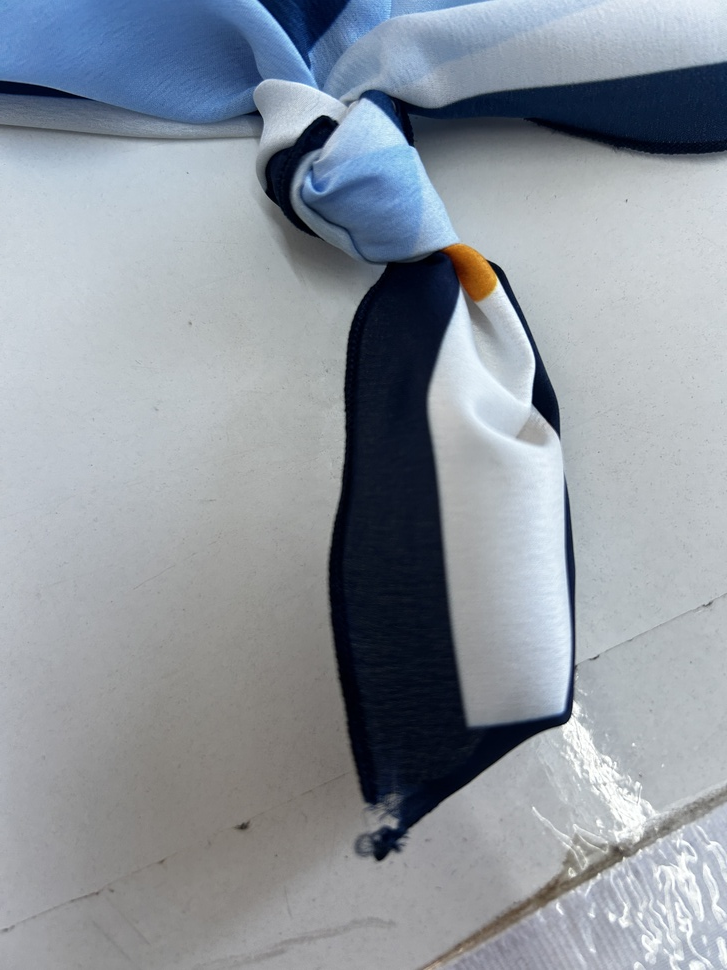
#> input picture data/images/IMG_2588 - Copie (2) - Copie.JPG, 727 x 970 px, shrunk from 3024 x 4032 before the run; its folder holds 4 pictures in this run
$ python drift.py   (older library calls are emulated)
#> lines starting #> are read from the running program, lines starting #| are printed output that depends on the picture
import cv2
import numpy as np
import json
import os
import glob

# Chemins
BASE_DIR = os.path.dirname(os.path.dirname(os.path.abspath(__file__)))
DRIFT_FILE = os.path.join(BASE_DIR, "drift", "reference.json")
DATA_DIR = os.path.join(BASE_DIR, "data", "images")

def get_image_properties(image_path):
    """Calcule la luminosité et le flou d'une image"""
    img = cv2.imread(image_path)
#> img is the input picture: shape (970, 727, 3); mean B, G, R 158.5, 149.7, 142.3
    if img is None: return None

    # 1. Luminosité (Moyenne des pixels gris)
    gray = cv2.cvtColor(img, cv2.COLOR_BGR2GRAY)
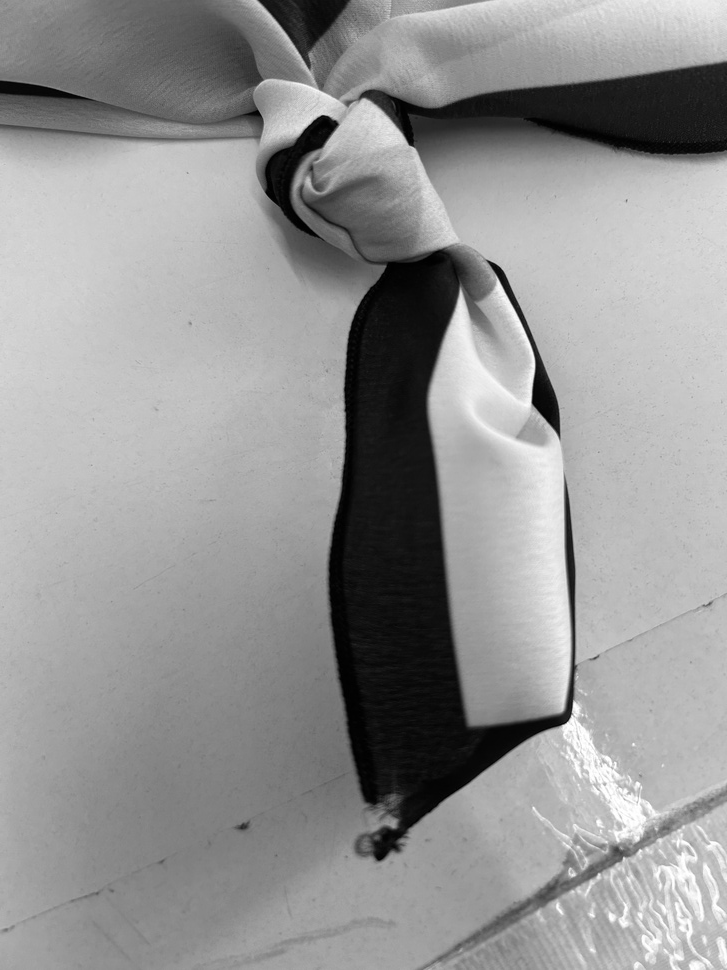
#> gray: shape (970, 727); min 0, max 255, mean 148.5
    brightness = np.mean(gray)
#> brightness = 148.5

    # 2. Flou (Variance du Laplacien)
    blur = cv2.Laplacian(gray, cv2.CV_64F).var()
#> blur = 112.7

    return brightness, blur

def create_reference():
    """Appelé par train.py : Crée la 'Carte d'Identité' des données saines"""
    print("📊 Calcul du Drift de référence...")

    images = glob.glob(os.path.join(DATA_DIR, "*.jpg")) + glob.glob(os.path.join(DATA_DIR, "*.png"))

    if not images:
        print("⚠️ Pas d'images pour le drift !")
        return

    bright_vals = []
    blur_vals = []

    for img_path in images:
        res = get_image_properties(img_path)
#> res = (148.5, 112.7)
        if res:
            bright_vals.append(res[0])
            blur_vals.append(res[1])
#> pass 2 of the loop in create_reference, `for img_path in images:`:
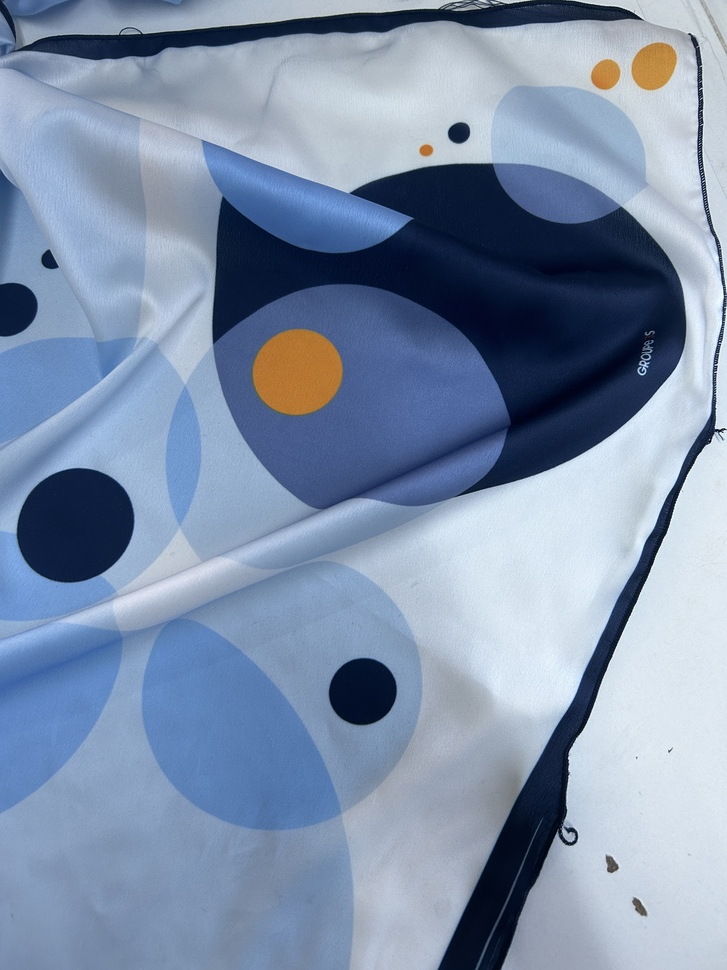
#> input picture data/images/IMG_2590 - Copie - Copie - Copie.JPG, 727 x 970 px, shrunk from 3024 x 4032 before the run
#> in get_image_properties, img is the input picture: shape (970, 727, 3); mean B, G, R 170.5, 144.6, 127.3
#> in get_image_properties (call 2), `gray = cv2.cvtColor(img, cv2.COLOR_BGR2GRAY)`:
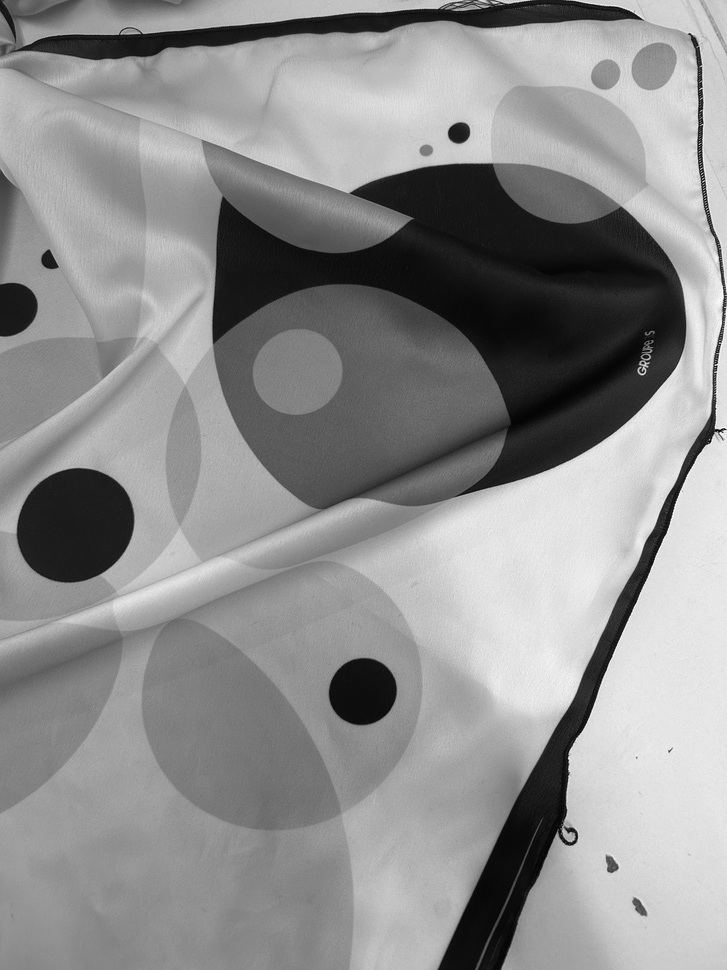
#> gray: shape (970, 727); min 2, max 253, mean 142.4
#> brightness = 142.4
#> blur = 356.7
#> res = (142.4, 356.7)
#> pass 3 of the loop in create_reference, `for img_path in images:`:
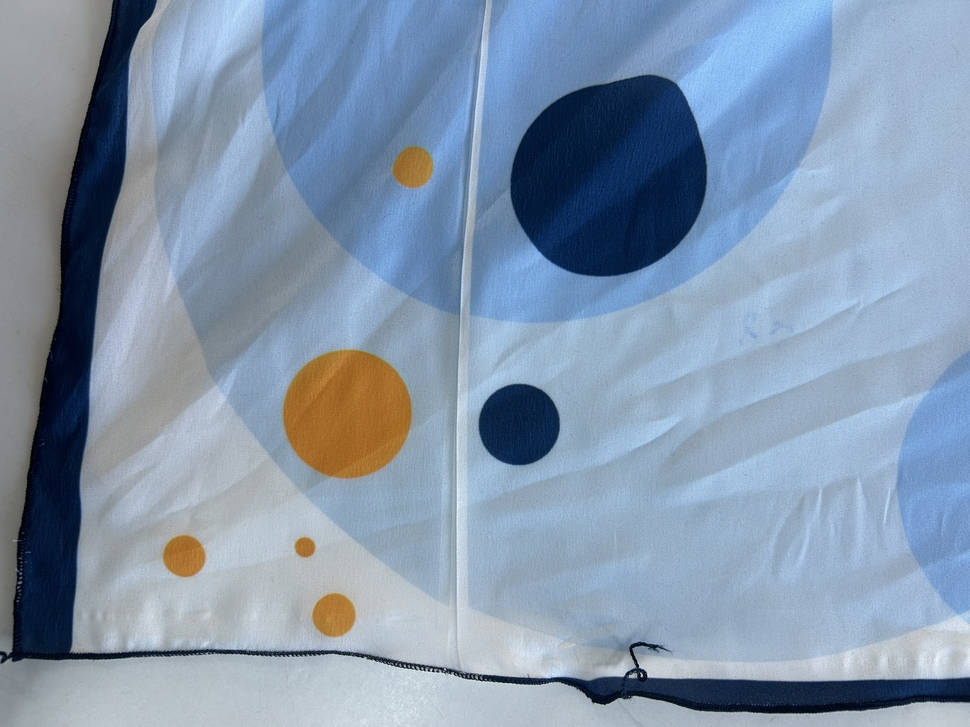
#> input picture data/images/IMG_2644 - Copie - Copie.JPG, 970 x 727 px, shrunk from 4032 x 3024 before the run
#> in get_image_properties, img is the input picture: shape (727, 970, 3); mean B, G, R 172.2, 150.3, 131.5
#> in get_image_properties (call 3), `gray = cv2.cvtColor(img, cv2.COLOR_BGR2GRAY)`:
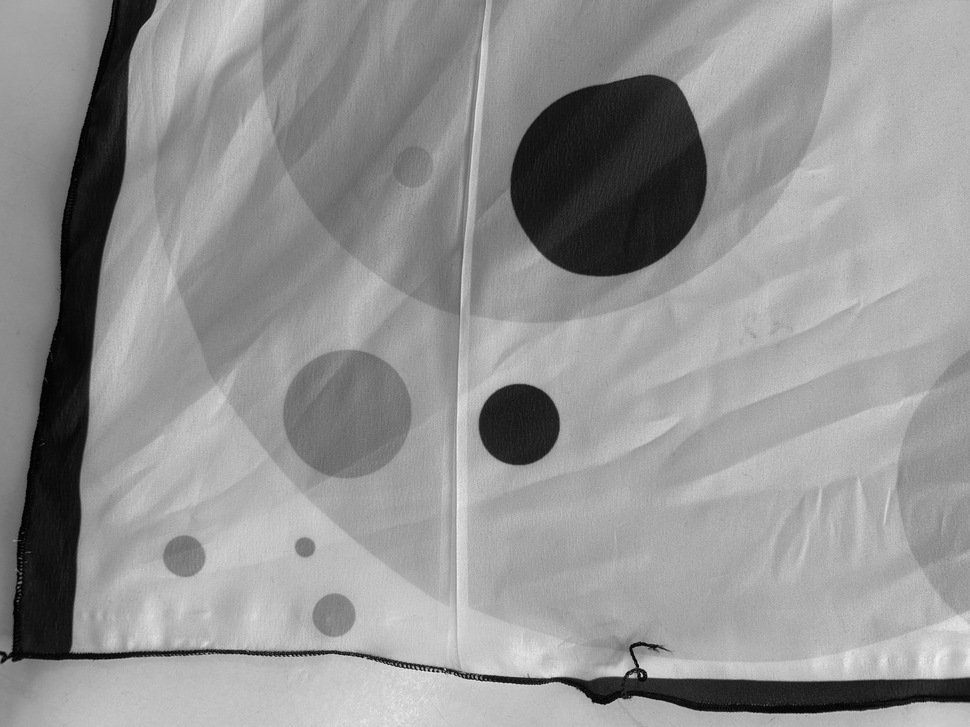
#> gray: shape (727, 970); min 0, max 245, mean 147.2
#> brightness = 147.2
#> blur = 245.3
#> res = (147.2, 245.3)
#> the loop made 4 passes; the first 3 are shown

    # On sauvegarde les stats "Normales"
    reference_data = {
        "mean_brightness": float(np.mean(bright_vals)),
        "min_brightness": float(np.min(bright_vals)) - 20, # Marge de tolérance
        "max_brightness": float(np.max(bright_vals)) + 20,
        "mean_blur": float(np.mean(blur_vals)),
        "blur_threshold": float(np.min(blur_vals)) - 10 # Si c'est moins net que le pire des cas
    }

    if not os.path.exists(os.path.dirname(DRIFT_FILE)):
        os.makedirs(os.path.dirname(DRIFT_FILE))

    with open(DRIFT_FILE, "w") as f:
        json.dump(reference_data, f)

    print(f"✅ Référence Drift sauvegardée dans {DRIFT_FILE}")

def check_drift(image_path):
    """Appelé par predict_api.py : Vérifie si l'image est OK"""
    if not os.path.exists(DRIFT_FILE):
        return {"status": "OK", "message": "Pas de référence Drift"}

    with open(DRIFT_FILE, "r") as f:
        ref = json.load(f)

    b_val, blur_val = get_image_properties(image_path)

    # Vérification
    drift_report = []

    # Test Luminosité
    if b_val < ref["min_brightness"]:
        drift_report.append("DRIFT: Image trop sombre")
    elif b_val > ref["max_brightness"]:
        drift_report.append("DRIFT: Image trop claire")

    # Test Flou
    if blur_val < ref["blur_threshold"]:
        drift_report.append("DRIFT: Image floue")

    if drift_report:
        return {"status": "DRIFT_DETECTED", "details": drift_report}

    return {"status": "OK"}

if __name__ == "__main__":
    # Pour tester, lance ce script seul : il va créer le fichier json
    create_reference()
